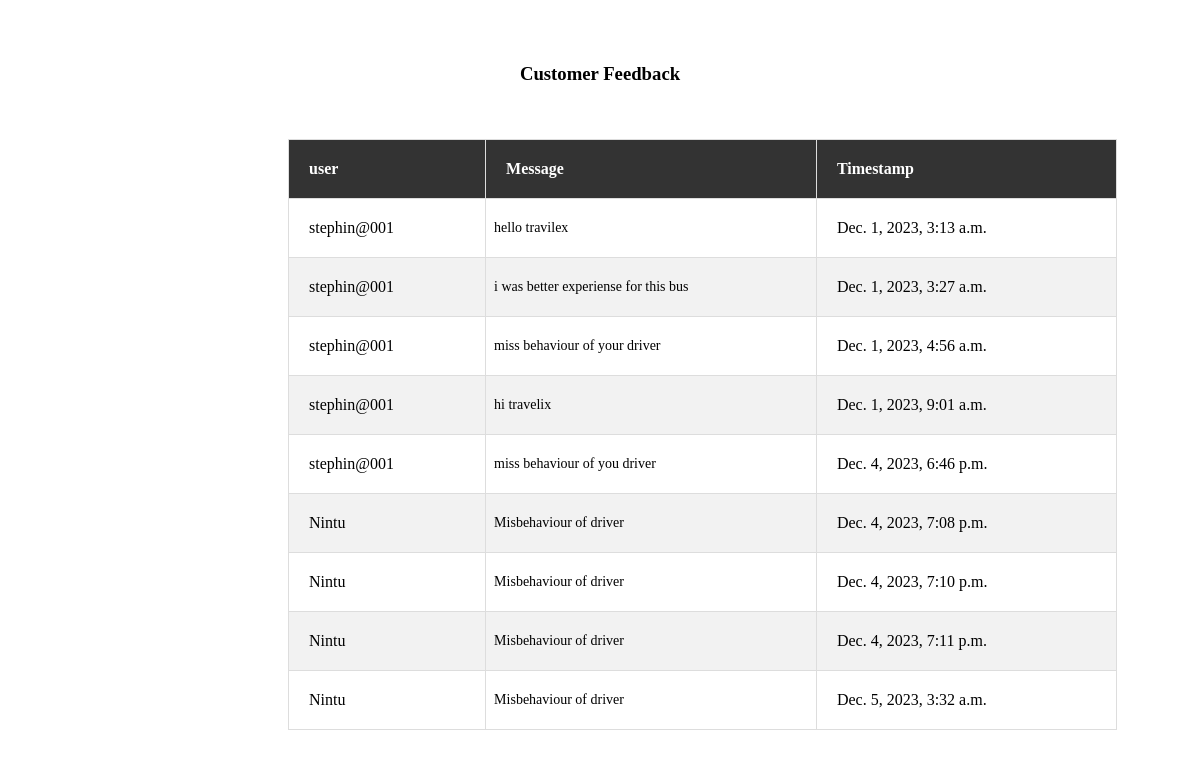
The page /adminfeedback on the database its author committed.
### MainApp/models.py (models this page shows, shortened)
class Feedback(models.Model):
    User = models.ForeignKey(Users, on_delete=models.CASCADE)  # Assuming you have a User model
    message = models.TextField()
    timestamp = models.DateTimeField(auto_now_add=True)

class Users(AbstractUser):
    class Role(models.TextChoices):
        ADMIN="ADMIN",'Admin'
        STAFF="STAFF",'Staff'
        USER="USER",'User',
        WAREHOUSE="WAREHOUSE",'Warehouse'
    role=models.CharField(max_length=15,default='USER')
    phone_number = models.CharField(max_length=15, blank=True, null=True)

### MainApp/views.py (the view)
# urls.py: path("adminfeedback",views.adminfeedback,name='adminfeedback'),
def adminfeedback(request):
    feedback_list = Feedback.objects.all()
    return render(request, 'adminfeedback.html', {'feedback_list': feedback_list})

### MainApp/templates/adminfeedback.html (shortened to what this page needs)
{% load static %}
{% block body %}
<body><br><br><center>
    <h3>Customer Feedback</h3></center><br><br>
    <table border="1">
        <thead>
            <tr>
                <th>user</th>
                <th>Message</th>
                <th>Timestamp</th>
            </tr>
        </thead>
        <tbody>
            {% for feedback in feedback_list %}
                <tr>
                    <td>{{ feedback.User.username }}</td>
                    <td>{{ feedback.message }}</td>
                    <td>{{ feedback.timestamp }}</td>
                </tr>
            {% endfor %}
        </tbody>
    </table>
    {% endblock body %}
</body>
</html>

### MainApp/templates/adminfeedback.html (style rules this page uses)
table { width: 70%; border-collapse: collapse; margin-left: 280px; }
th, td { border: 1px solid #ddd; padding: 20px; text-align: left; }
th { background-color: #333; color: #fff; }
tr:nth-child(even) { background-color: #f2f2f2; }
td:nth-child(2) { padding: 8px; font-size: 14px; }

### rows shown on the page
Feedback: User.username "stephin@001", message "hello travilex", timestamp "Dec. 1, 2023, 3:13 a.m."
Feedback: User.username "stephin@001", message "i was better experiense for this bus", timestamp "Dec. 1, 2023, 3:27 a.m."
Feedback: User.username "stephin@001", message "miss behaviour of your driver", timestamp "Dec. 1, 2023, 4:56 a.m."
Feedback: User.username "stephin@001", message "hi travelix", timestamp "Dec. 1, 2023, 9:01 a.m."
Feedback: User.username "stephin@001", message "miss behaviour of you driver", timestamp "Dec. 4, 2023, 6:46 p.m."
Feedback: User.username "Nintu", message "Misbehaviour of driver", timestamp "Dec. 4, 2023, 7:08 p.m."
Feedback: User.username "Nintu", message "Misbehaviour of driver", timestamp "Dec. 4, 2023, 7:10 p.m."
Feedback: User.username "Nintu", message "Misbehaviour of driver", timestamp "Dec. 4, 2023, 7:11 p.m."
Feedback: User.username "Nintu", message "Misbehaviour of driver", timestamp "Dec. 5, 2023, 3:32 a.m."
